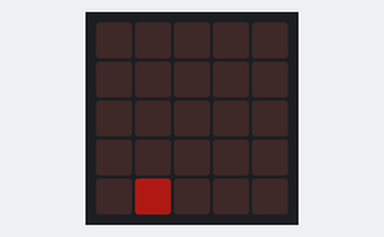
Recording of a program running on a simulated BBC micro:bit running MicroPython. Shown: the board's 5×5 LED display. Dim RGB values are drawn brighter than linear; random numbers come from a fixed seed.

Above: at 0.15 s.
At 5.02 s:
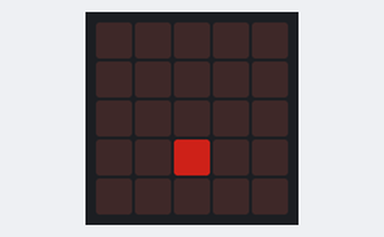
At 9.89 s:
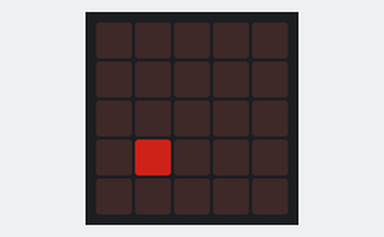
At 19.62 s:
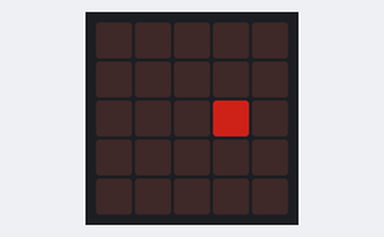
At 29.36 s:
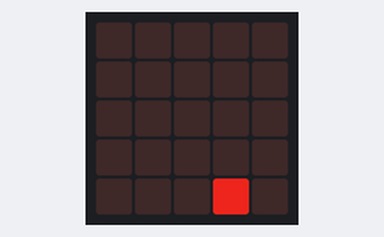
At 39.71 s:
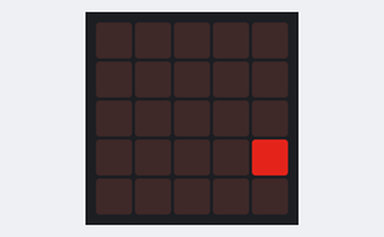

The program:

blink_random_pixel_microbit.py
```python
# blink_ramdom_pixel_microbit.py

'''
Description: Demonstrate blinking random pixel.
'''

# Import modules
from microbit import *
from random import randint

# Run loop forever
while True:
    x = randint(0, 4)   # Generate random number between 0 and 4
    y = randint(0, 4)   # Generate random number between 0 and 4
    val = randint(1, 9) # Generate random number between 0 and 9

    display.set_pixel(x, y, val) # Set random pixel to high
    sleep(10)                    # Wait 0.5 seconds
    display.set_pixel(x, y, 0)   # Set random pixely to low
    sleep(10)                    # Wait 0.5 seconds
```
